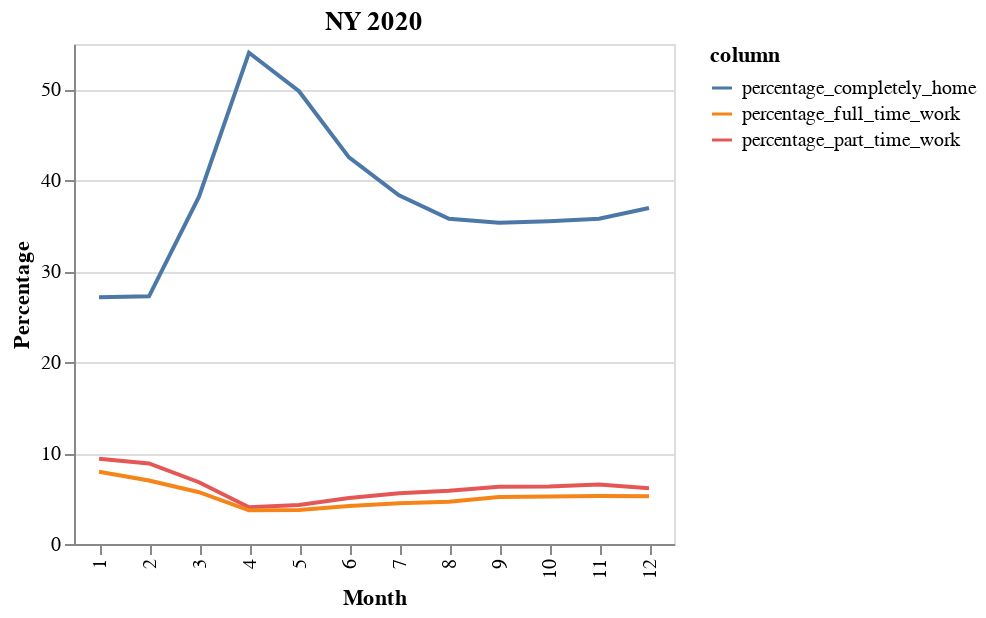

Write notebook code for a chart like this one.
### Code cell
title = '{} {}'.format(city,year)
alt.Chart(d, title=title).mark_line().encode(
    x=alt.X('month:O', title='Month'),
    y=alt.Y('value:Q', type='quantitative', title='Percentage'),
    color='column:N'
).properties(
    width=300,
    height=250
).interactive()

### Figure 1 — Vega-Lite specification as saved in the notebook (floating-point values rounded to 4 significant figures)
{"config": {"view": {"continuousWidth": 400, "continuousHeight": 300}}, "data": {"values": [{"month": 1, "column": "percentage_completely_home", "value": 27.15}, {"month": 2, "column": "percentage_completely_home", "value": 27.24}, {"month": 3, "column": "percentage_completely_home", "value": 38.2}, {"month": 4, "column": "percentage_completely_home", "value": 54.04}, {"month": 5, "column": "percentage_completely_home", "value": 49.8}, {"month": 6, "column": "percentage_completely_home", "value": 42.53}, {"month": 7, "column": "percentage_completely_home", "value": 38.36}, {"month": 8, "column": "percentage_completely_home", "value": 35.77}, {"month": 9, "column": "percentage_completely_home", "value": 35.34}, {"month": 10, "column": "percentage_completely_home", "value": 35.5}, {"month": 11, "column": "percentage_completely_home", "value": 35.77}, {"month": 12, "column": "percentage_completely_home", "value": 36.96}, {"month": 1, "column": "percentage_part_time_work", "value": 9.372}, {"month": 2, "column": "percentage_part_time_work", "value": 8.86}, {"month": 3, "column": "percentage_part_time_work", "value": 6.794}, {"month": 4, "column": "percentage_part_time_work", "value": 4.048}, {"month": 5, "column": "percentage_part_time_work", "value": 4.288}, {"month": 6, "column": "percentage_part_time_work", "value": 5.062}, {"month": 7, "column": "percentage_part_time_work", "value": 5.569}, {"month": 8, "column": "percentage_part_time_work", "value": 5.845}, {"month": 9, "column": "percentage_part_time_work", "value": 6.287}, {"month": 10, "column": "percentage_part_time_work", "value": 6.332}, {"month": 11, "column": "percentage_part_time_work", "value": 6.532}, {"month": 12, "column": "percentage_part_time_work", "value": 6.144}, {"month": 1, "column": "percentage_full_time_work", "value": 7.943}, {"month": 2, "column": "percentage_full_time_work", "value": 6.987}, {"month": 3, "column": "percentage_full_time_work", "value": 5.694}, {"month": 4, "column": "percentage_full_time_work", "value": 3.708}, {"month": 5, "column": "percentage_full_time_work", "value": 3.745}, {"month": 6, "column": "percentage_full_time_work", "value": 4.173}, {"month": 7, "column": "percentage_full_time_work", "value": 4.47}, {"month": 8, "column": "percentage_full_time_work", "value": 4.651}, {"month": 9, "column": "percentage_full_time_work", "value": 5.161}, {"month": 10, "column": "percentage_full_time_work", "value": 5.223}, {"month": 11, "column": "percentage_full_time_work", "value": 5.279}, {"month": 12, "column": "percentage_full_time_work", "value": 5.266}]}, "mark": "line", "encoding": {"color": {"type": "nominal", "field": "column"}, "x": {"type": "ordinal", "field": "month", "title": "Month"}, "y": {"type": "quantitative", "field": "value", "title": "Percentage"}}, "height": 250, "selection": {"selector002": {"type": "interval", "bind": "scales", "encodings": ["x", "y"]}}, "title": "NY 2020", "width": 300, "$schema": "https://vega.github.io/schema/vega-lite/v4.8.1.json"}
